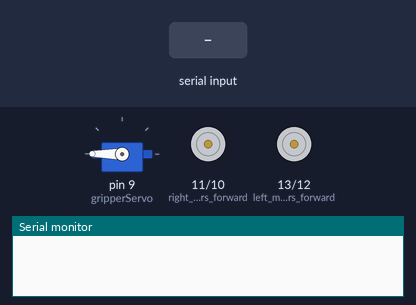
Simulated run of this sketch. Board: Arduino Uno, built with avr-gcc and run on an emulated ATmega328P. Shown: servo, motor-driver pin pairs drawn as motors (green arrow = first pin HIGH = forward, orange = second pin HIGH = backward, longer = more drive), the last lines printed to the serial monitor. The test bench sets the inputs (shaded band).

Above: at 1.2 s.
1.3 s: "1" received over Serial
At 1.9 s:
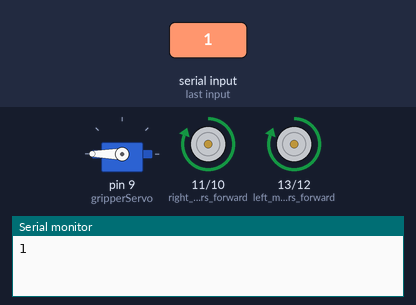
2.8 s: "2" received over Serial
At 4.0 s:
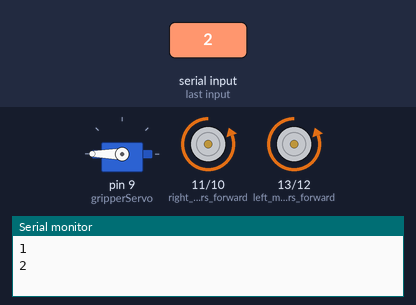
4.3 s: "3" received over Serial
At 5.4 s:
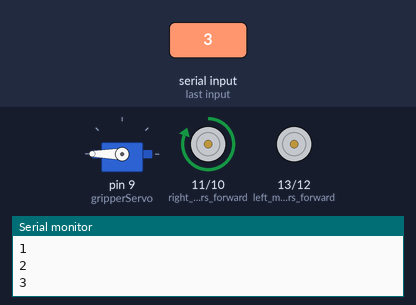
5.8 s: "5" received over Serial
At 6.5 s:
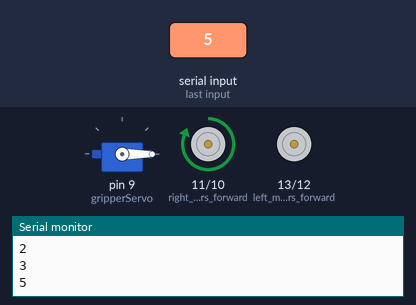
7.3 s: "4" received over Serial
At 7.7 s:
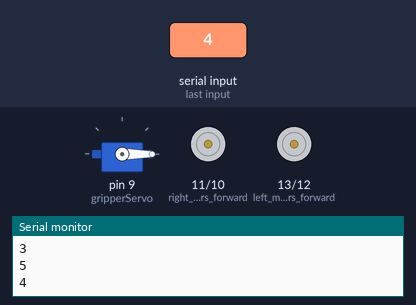
8.8 s: "6" received over Serial
At 10.0 s:
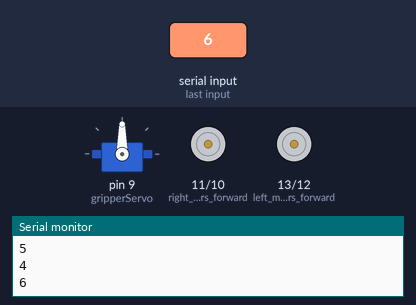
Timing chart, 0 to 11.3 s (numbered marks = the images above; inputs shaded):
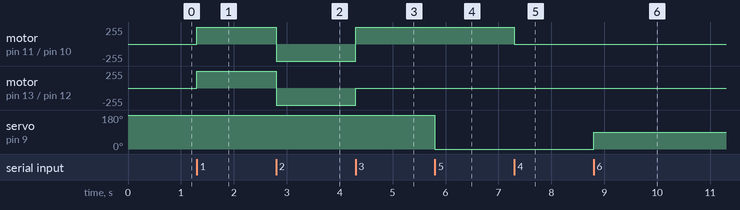

The sketch:

Bluetooth_gripper_bot.ino
```cpp
#include<Servo.h>
Servo gripperServo;
char t;

void setup() {
pinMode(13,OUTPUT);   //left motors forward
pinMode(12,OUTPUT);   //left motors reverse
pinMode(11,OUTPUT);   //right motors forward
pinMode(10,OUTPUT);   //right motors reverse
gripperServo.attach(9);
Serial.begin(9600);
gripperServo.write(180);
}

void loop() {


if(Serial.available()){
  t = Serial.read();
  Serial.println(t);
}

if(t == '1'){            //move forward(all motors rotate in forward direction)
  digitalWrite(13,HIGH);
  digitalWrite(12,LOW);
  digitalWrite(11,HIGH);
  digitalWrite(10,LOW);
}

else if(t == '2'){      //move reverse (all motors rotate in reverse direction)
  digitalWrite(13,LOW);
  digitalWrite(12,HIGH);
  digitalWrite(11,LOW);
  digitalWrite(10,HIGH);
}

else if(t == '3'){      //turn right (left side motors rotate in forward direction, right side motors doesn't rotate)
  digitalWrite(13,LOW);
  digitalWrite(12,LOW);
  digitalWrite(11,HIGH);
  digitalWrite(10,LOW);
}

else if(t == '4'){      //turn left (right side motors rotate in forward direction, left side motors doesn't rotate)
  digitalWrite(13,LOW);
  digitalWrite(12,LOW);
  digitalWrite(11,LOW);
  digitalWrite(10,LOW);
}

else if(t == '5'){      //STOP (all motors stop)
  gripperServo.write(0);

}


else if(t == '6'){      //STOP (all motors stop)
  gripperServo.write(90);

}

}
```

Measured:
- after the input at 1.3 s, motor on pin 11 (right_motors_forward) / pin 10 (right_motors_reverse), motor on pin 13 (left_motors_forward) / pin 12 (left_motors_reverse): stopped → forward 255/255 at once
- after the input at 2.8 s, motor on pin 11 (right_motors_forward) / pin 10 (right_motors_reverse), motor on pin 13 (left_motors_forward) / pin 12 (left_motors_reverse): forward 255/255 → backward 255/255 at once
- after the input at 4.3 s, motor on pin 11 (right_motors_forward) / pin 10 (right_motors_reverse): backward 255/255 → forward 255/255 at once; motor on pin 13 (left_motors_forward) / pin 12 (left_motors_reverse): backward 255/255 → stopped at once
- after the input at 5.8 s, servo on pin 9 (gripperServo): 180° → 0° at once
- after the input at 7.3 s, motor on pin 11 (right_motors_forward) / pin 10 (right_motors_reverse): forward 255/255 → stopped at once
- after the input at 8.8 s, servo on pin 9 (gripperServo): 0° → 90° at once
